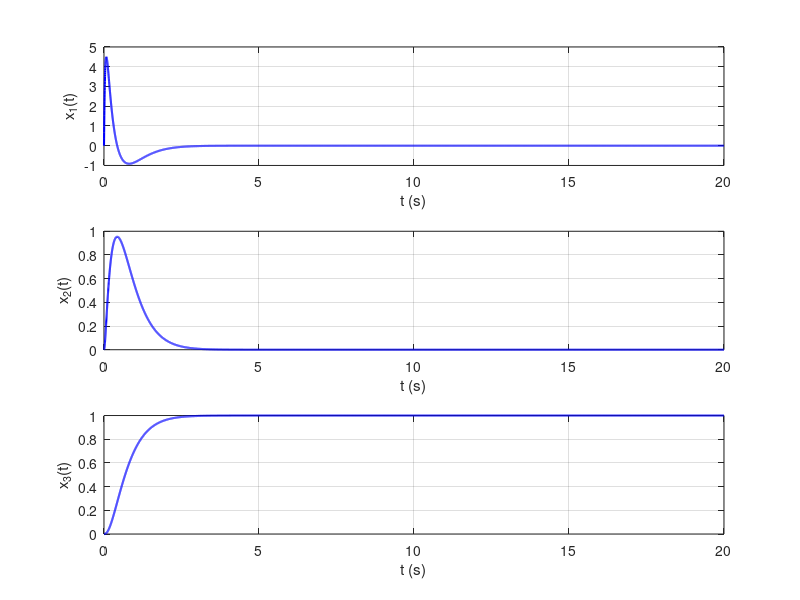

Source code (MATLAB): (Note: this script raises an error after producing the figure.)
%% P1
clear all
close all
clc

%define kl shi 3nde
A=[-0.2 -1;1 0];
B= [0.5 0]';
C=[0 1];
D=0;
x0=[0 0]';
s = tf('s');
r=1/s;

s_hat = 0.06;
ts1 = 2;

% checking reachability 
Mr = ctrb(A,B);
rhoM= rank(Mr)
% now get zeta and wn requirements

zeta = abs(log(s_hat))/sqrt(pi^2+log(s_hat)^2)
wn = log(0.02)^(-1)/(ts1*zeta)

% eig
lmbda1 = -zeta*wn+j*wn*sqrt(1-zeta^2)
lmbda2 = -zeta*wn-j*wn*sqrt(1-zeta^2)
lmbdades = [lmbda1 lmbda2];

k = place(A,B,lmbdades)
Ac = A-B*k;
Bc=B;
Cc=C;
Dc=0;
sys_N= ss(Ac,Bc,Cc,Dc);
N= 1/dcgain(sys_N)

% final
sys = ss(Ac,B*N,C,D);



%% P2
clear all
close all
clc

A=[-1.8 -2.8 -2; 1 0 0;0 1 0];
B=[1 0 0]';
C=[0 0.25 1];
D=0;
x0=[0 0 0]';
s=tf('s');

Mo=ctrb(A,B);
rho = rank(Mo);
shat=0;
ts1=1.5;
zeta=1;
wn = log(100/2)/(ts1*zeta)
lambda1 = -zeta*wn+j*wn*sqrt(1-zeta^2);
lambda2 = -zeta*wn-j*wn*sqrt(1-zeta^2);
lambda3 = -10*wn*zeta;

lambdades=[lambda1 lambda2 lambda3]
k= acker(A,B,lambdades);
sys_N = ss(A-B*k,B,C,D);
N=1/dcgain(sys_N)
sys_cont= ss(A-B*k,B*N,C,D);
%now i want to plot 
tsim = linspace(0,20,10000);
[y,t,x]= step(sys_cont,tsim);
figure(1)
subplot(311)
plot(t,x(:,1),'b','Linew',1.5)
grid on, zoom on, hold on, xlabel('t (s)'), ylabel('x_1(t)')
subplot(312)
plot(t,x(:,2),'b','Linew',1.5)
grid on, zoom on, hold on, xlabel('t (s)'), ylabel('x_2(t)')
subplot(313)
plot(t,x(:,3),'b','Linew',1.5)
grid on, zoom on, hold on, xlabel('t (s)'), ylabel('x_3(t)')

%% P3
clear all
close all
clc

A=[-1.8 -2.8 -2; 1 0 0;0 1 0];
B=[1 0 0]';
C=[0 4 1];
D=0;
x0=[0 0 0]';
s=tf('s');

Mo=ctrb(A,B);
rho = rank(Mo);
shat=0;
ts1=1.5;
zeta=1;
wn = 6.64/ts1

lambda1 = -zeta*wn+j*wn*sqrt(1-zeta^2)
lambda2 = -zeta*wn-j*wn*sqrt(1-zeta^2)
lambda3 = -10*wn*zeta
lambdades = [lambda1 lambda2 lambda3]
%% RESOLVE 
%% P2 
clear all
close all
clc
format compact 
s = tf('s');
A = [-1.8 -2.8 -2;1 0 0;0 1 0]; B = [1 0 0]';C=[0 0.25 1];
s_hat = 0;
ts1 = 1.5;
x0 = [0 0 0]';
Mr = ctrb(A,B);
zeta = 1;
rho_Mr = rank(Mr)
wn = log((1/100)^(-1))/(zeta*ts1);
lambda1 = -zeta*wn +j*wn*sqrt(1-zeta^2);
lambda2 = -zeta*wn -j*wn*sqrt(1-zeta^2);
lambda3 = -15*zeta*wn;
lambda_des = [lambda1 lambda2 lambda3]
k = acker(A,B,lambda_des)
sys_N = ss(A-B*k,B,C,0);
N = 1/dcgain(sys_N)

tsim = linspace(0,20,10000);
sys =ss(A-B*k,B*N,C,0);
[y,t,x] = step(sys,tsim);

w = tf(sys);
u=1/s;
y = zpk(minreal(w*s,1e-3));
[numy,deny] =tfdata(y,'v');
[z,p,k] = residue(numy,deny)


r = stepinfo(y,t,'SettlingTimeThreshold',0.01)
% figure(1), subplot(311), plot(t,y,'b','linew',1.5)
% grid on , zoom on, hold on
% xlabel('t(s)'),ylabel("y(t)")
% 
% subplot(312), plot(t,x(:,1),'b','linew',1.5)
% grid on , zoom on, hold on
% xlabel('t(s)'),ylabel("x1(t)")
% 
% subplot(313), plot(t,x(:,2),'b','linew',1.5)
% grid on , zoom on, hold on
% xlabel('t(s)'),ylabel("x2(t)")
